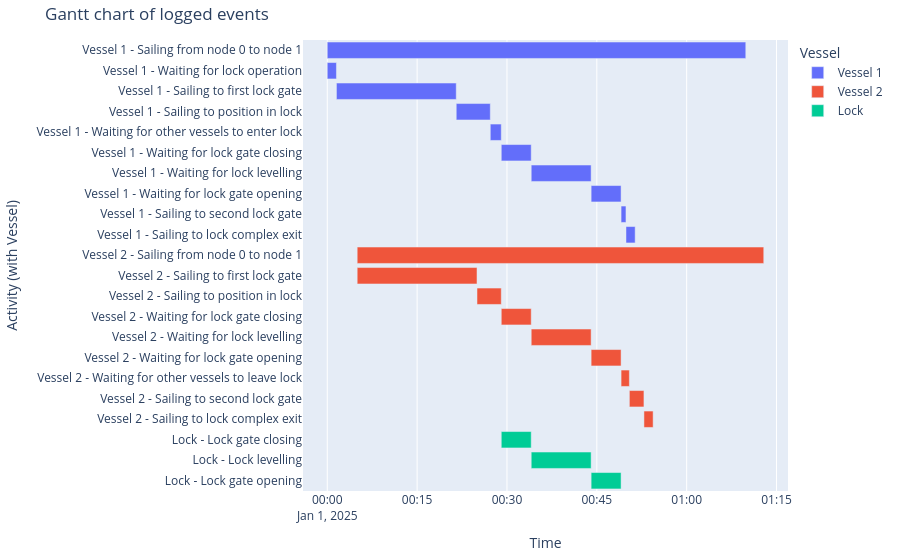

Notebook code for this chart:
### Markdown cell above
##### Event chart
As does the event chart.

### Code cell
df_eventtable = logbook2eventtable([vessel_1, vessel_2, lock_chamber])
generate_vessel_gantt_chart(df_eventtable)

### Figure 1 — Plotly figure (JSON) as saved in the notebook; plotly's stock layout.template omitted (floating-point values rounded to 4 significant figures)
{"data": [{"base": ["2025-01-01T00:00:00.000000", "2025-01-01T00:00:00.000000", "2025-01-01T00:01:32.000000", "2025-01-01T00:21:32.000000", "2025-01-01T00:27:13.000000", "2025-01-01T00:29:03.000000", "2025-01-01T00:34:03.000000", "2025-01-01T00:44:03.000000", "2025-01-01T00:49:03.000000", "2025-01-01T00:49:52.000000"], "hovertemplate": "object name=Vessel 1<br>start time=%{base}<br>stop time=%{x}<br>activity label=%{y}<extra></extra>", "legendgroup": "Vessel 1", "marker": {"color": "#636efa", "pattern": {"shape": ""}}, "name": "Vessel 1", "orientation": "h", "showlegend": true, "textposition": "auto", "type": "bar", "x": [4192000, 92000, 1200000, 341000, 110000, 300000, 600000, 300000, 49000, 92000], "xaxis": "x", "y": ["Vessel 1 - Sailing from node 0 to node 1", "Vessel 1 - Waiting for lock operation", "Vessel 1 - Sailing to first lock gate", "Vessel 1 - Sailing to position in lock", "Vessel 1 - Waiting for other vessels to enter lock", "Vessel 1 - Waiting for lock gate closing", "Vessel 1 - Waiting for lock levelling", "Vessel 1 - Waiting for lock gate opening", "Vessel 1 - Sailing to second lock gate", "Vessel 1 - Sailing to lock complex exit"], "yaxis": "y"}, {"base": ["2025-01-01T00:05:00.000000", "2025-01-01T00:05:00.000000", "2025-01-01T00:25:00.000000", "2025-01-01T00:29:03.000000", "2025-01-01T00:34:03.000000", "2025-01-01T00:44:03.000000", "2025-01-01T00:49:03.000000", "2025-01-01T00:50:26.000000", "2025-01-01T00:52:52.000000"], "hovertemplate": "object name=Vessel 2<br>start time=%{base}<br>stop time=%{x}<br>activity label=%{y}<extra></extra>", "legendgroup": "Vessel 2", "marker": {"color": "#EF553B", "pattern": {"shape": ""}}, "name": "Vessel 2", "orientation": "h", "showlegend": true, "textposition": "auto", "type": "bar", "x": [4072000, 1200000, 243000, 300000, 600000, 300000, 83000, 146000, 92000], "xaxis": "x", "y": ["Vessel 2 - Sailing from node 0 to node 1", "Vessel 2 - Sailing to first lock gate", "Vessel 2 - Sailing to position in lock", "Vessel 2 - Waiting for lock gate closing", "Vessel 2 - Waiting for lock levelling", "Vessel 2 - Waiting for lock gate opening", "Vessel 2 - Waiting for other vessels to leave lock", "Vessel 2 - Sailing to second lock gate", "Vessel 2 - Sailing to lock complex exit"], "yaxis": "y"}, {"base": ["2025-01-01T00:29:03.000000", "2025-01-01T00:34:03.000000", "2025-01-01T00:44:03.000000"], "hovertemplate": "object name=Lock<br>start time=%{base}<br>stop time=%{x}<br>activity label=%{y}<extra></extra>", "legendgroup": "Lock", "marker": {"color": "#00cc96", "pattern": {"shape": ""}}, "name": "Lock", "orientation": "h", "showlegend": true, "textposition": "auto", "type": "bar", "x": [300000, 600000, 300000], "xaxis": "x", "y": ["Lock - Lock gate closing", "Lock - Lock levelling", "Lock - Lock gate opening"], "yaxis": "y"}], "layout": {"barmode": "overlay", "legend": {"title": {"text": "Vessel"}, "tracegroupgap": 0}, "margin": {"b": 20, "l": 20, "r": 20, "t": 40}, "title": {"text": "Gantt chart of logged events"}, "xaxis": {"anchor": "y", "domain": [0, 1], "title": {"text": "Time"}, "type": "date"}, "yaxis": {"anchor": "x", "autorange": "reversed", "domain": [0, 1], "title": {"text": "Activity (with Vessel)"}}}}
